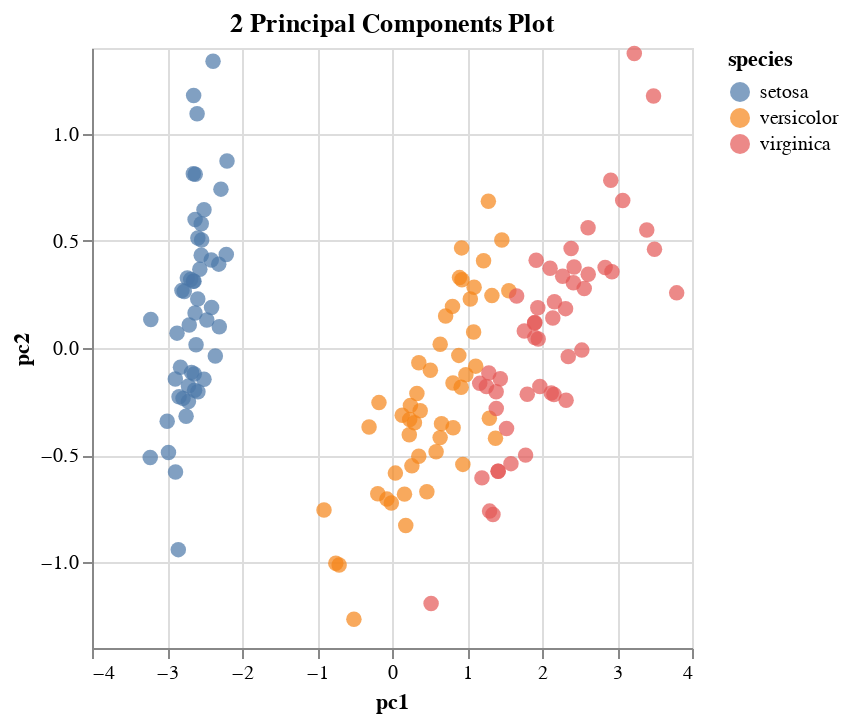

Notebook code for this chart:
### Code cell
pp.plot_pca(
    df,
    ["sepal length (cm)", "sepal width (cm)", "petal length (cm)", "petal width (cm)"], 
    by = "species",
    dim = 2
).properties(
    title='2 Principal Components Plot'
)

### Figure 1 — Vega specification as saved in the notebook (floating-point values rounded to 4 significant figures; data arrays with more than 128 entries replaced by an {"elided": "..."} marker saying what was removed)
{"$schema": "https://vega.github.io/schema/vega/v5.json", "data": [{"name": "source_0", "values": {"elided": "150 records"}}, {"name": "source_0_x_domain_pc1", "values": [{"min": -3.224, "max": 3.796}]}, {"name": "source_0_y_domain_pc2", "values": [{"min": -1.266, "max": 1.374}]}, {"name": "source_0_color_domain_species", "values": [{"species": "setosa"}, {"species": "versicolor"}, {"species": "virginica"}]}], "marks": [{"type": "symbol", "name": "marks", "from": {"data": "source_0"}, "encode": {"update": {"y": {"field": "pc2", "scale": "y"}, "x": {"field": "pc1", "scale": "x"}, "opacity": {"value": 0.7}, "size": {"value": 60}, "shape": {"value": "circle"}, "fill": {"field": "species", "scale": "color"}}}, "style": ["circle"]}], "scales": [{"name": "x", "type": "linear", "domain": [{"signal": "(data(\"source_0_x_domain_pc1\")[0] || {}).min"}, {"signal": "(data(\"source_0_x_domain_pc1\")[0] || {}).max"}], "range": [0, {"signal": "width"}], "zero": true, "nice": true}, {"name": "y", "type": "linear", "domain": [{"signal": "(data(\"source_0_y_domain_pc2\")[0] || {}).min"}, {"signal": "(data(\"source_0_y_domain_pc2\")[0] || {}).max"}], "range": [{"signal": "height"}, 0], "nice": true, "zero": true}, {"name": "color", "type": "ordinal", "domain": {"data": "source_0_color_domain_species", "field": "species", "sort": true}, "range": "category"}], "axes": [{"scale": "x", "domain": false, "gridScale": "y", "orient": "bottom", "grid": true, "labels": false, "maxExtent": 0, "ticks": false, "minExtent": 0, "aria": false, "zindex": 0, "tickCount": {"signal": "ceil(width/40)"}}, {"scale": "y", "domain": false, "gridScale": "x", "aria": false, "zindex": 0, "labels": false, "ticks": false, "maxExtent": 0, "tickCount": {"signal": "ceil(height/40)"}, "orient": "left", "minExtent": 0, "grid": true}, {"scale": "x", "orient": "bottom", "title": "pc1", "labelFlush": true, "grid": false, "labelOverlap": true, "tickCount": {"signal": "ceil(width/40)"}, "zindex": 0}, {"scale": "y", "orient": "left", "title": "pc2", "tickCount": {"signal": "ceil(height/40)"}, "labelOverlap": true, "grid": false, "zindex": 0}], "title": {"text": "2 Principal Components Plot", "frame": "group"}, "background": "white", "legends": [{"fill": "color", "symbolType": "circle", "title": "species", "encode": {"symbols": {"update": {"opacity": {"value": 0.7}}}}}], "padding": 5, "width": 300, "height": 300, "style": "cell"}
